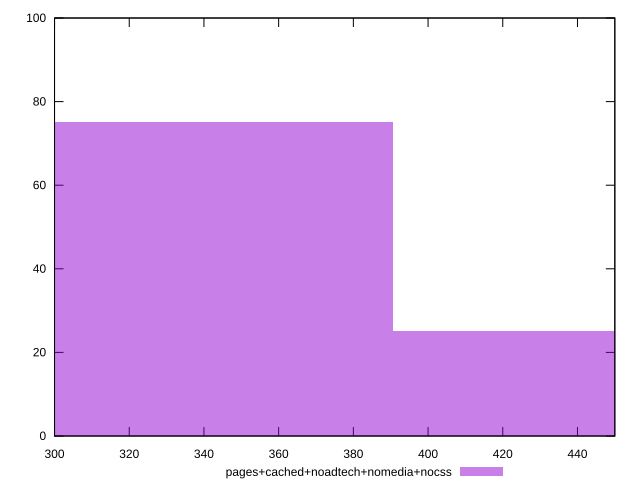

Write gnuplot code to recreate this figure.
reset

$pagesCachedNoadtechNomediaNocss <<EOF
312.5484511276595 75
468.8226766914893 25
EOF

set key outside below
set boxwidth 156.27422556382976
set xrange [300:450]
set yrange [0:100]
set trange [0:100]
set style fill transparent solid 0.5 noborder
set terminal svg size 640, 490 enhanced background rgb 'white'
set output "report_00020_2021-02-19T21:17:38.612Z2/uses-text-compression/comparison/histogram/4_vs_5.svg"

plot $pagesCachedNoadtechNomediaNocss title "pages+cached+noadtech+nomedia+nocss" with boxes

reset
